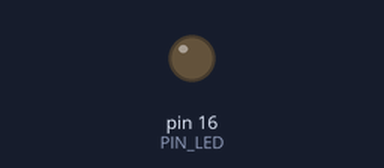
Simulated run of this sketch. Board: Arduino Uno, built with avr-gcc and run on an emulated ATmega328P. On the bench: output pins drawn as LEDs (lit = HIGH). Dashed ring = blinking.

Above: at 0.5 s.
At 2.2 s:
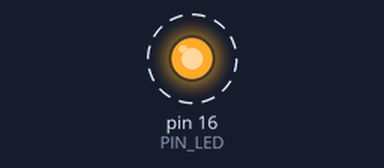
Timing chart, 0 to 3.0 s (numbered marks = the images above):
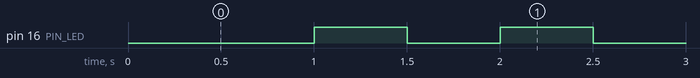

The sketch:

ej4.ino
```cpp
#define PIN_LED 16

void setup() {
  pinMode(PIN_LED, OUTPUT);

}

int tiempoViejo = millis();
bool estado = 0;

void loop()
{

  if(millis() >= 500+tiempoViejo)
  {
    digitalWrite(PIN_LED,estado?HIGH:LOW);
    estado = !estado;
    tiempoViejo = millis();
  }


}
```

Measured:
- by itself, pin 16 (PIN_LED): alternates HIGH for 0.50 s and LOW for 0.50 s, 64 changes in all, then stays LOW
